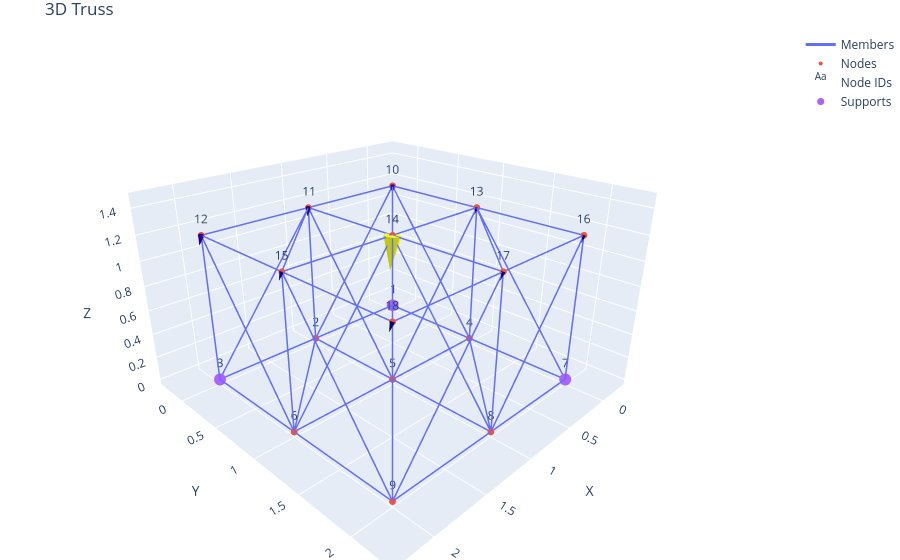

Source (notebook cell):
### Code cell
plot_truss_3d_plotly(
    nodes,
    elements,
    nodes_restrained,
    nodes_loaded,
    show_node_ids=True,
    show_member_ids=False,
    load_scale=0.015,
)

### Figure 1 — Plotly figure (JSON) as saved in the notebook; plotly's stock layout.template omitted (floating-point values rounded to 4 significant figures; data arrays with more than 128 entries replaced by an {"elided": "..."} marker saying what was removed)
{"data": [{"line": {"width": 3}, "mode": "lines", "name": "Members", "type": "scatter3d", "x": {"elided": "159 int values"}, "y": {"elided": "159 int values"}, "z": {"elided": "159 float values"}}, {"marker": {"size": 4}, "mode": "markers", "name": "Nodes", "type": "scatter3d", "x": [0, 1, 2, 0, 1, 2, 0, 1, 2, 0, 1, 2, 0, 1, 2, 0, 1, 2], "y": [0, 0, 0, 1, 1, 1, 2, 2, 2, 0, 0, 0, 1, 1, 1, 2, 2, 2], "z": [0, 0, 0, 0, 0, 0, 0, 0, 0, 1.2, 1.2, 1.2, 1.2, 1.2, 1.2, 1.2, 1.2, 1.2]}, {"mode": "text", "name": "Node IDs", "text": ["1", "2", "3", "4", "5", "6", "7", "8", "9", "10", "11", "12", "13", "14", "15", "16", "17", "18"], "textposition": "top center", "type": "scatter3d", "x": [0, 1, 2, 0, 1, 2, 0, 1, 2, 0, 1, 2, 0, 1, 2, 0, 1, 2], "y": [0, 0, 0, 1, 1, 1, 2, 2, 2, 0, 0, 0, 1, 1, 1, 2, 2, 2], "z": [0, 0, 0, 0, 0, 0, 0, 0, 0, 1.2, 1.2, 1.2, 1.2, 1.2, 1.2, 1.2, 1.2, 1.2]}, {"marker": {"size": 7}, "mode": "markers", "name": "Supports", "type": "scatter3d", "x": [0, 2, 0], "y": [0, 0, 2], "z": [0, 0, 0]}, {"anchor": "tail", "name": "Loads", "showscale": false, "sizemode": "absolute", "sizeref": 0.2, "type": "cone", "u": [0.15, 0.15, 0.15, 0.075, 0.075, 0.075, 0.075, 0.075, 0.075], "v": [0.15, 0.15, 0.15, 0, 0, 0, 0, 0, 0], "w": [-0.15, -0.15, -0.15, -0.15, -0.75, -0.15, -0.15, -0.15, -0.15], "x": [0, 1, 2, 0, 1, 2, 0, 1, 2], "y": [0, 0, 0, 1, 1, 1, 2, 2, 2], "z": [1.2, 1.2, 1.2, 1.2, 1.2, 1.2, 1.2, 1.2, 1.2]}], "layout": {"margin": {"b": 0, "l": 0, "r": 0, "t": 30}, "scene": {"aspectmode": "data", "camera": {"eye": {"x": 1.4, "y": 1.4, "z": 0.9}}, "xaxis": {"title": {"text": "X"}}, "yaxis": {"title": {"text": "Y"}}, "zaxis": {"title": {"text": "Z"}}}, "showlegend": true, "title": {"text": "3D Truss"}}}
